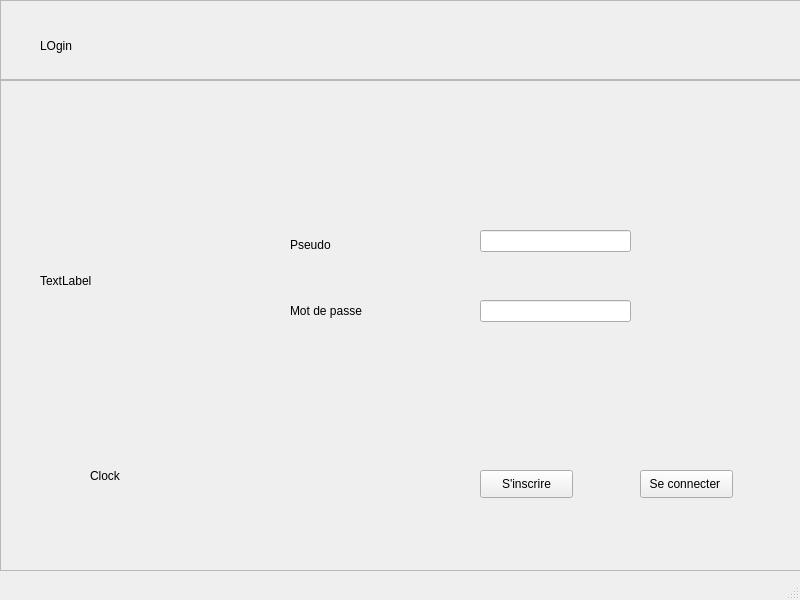
<?xml version="1.0" encoding="UTF-8"?>
<ui version="4.0">
 <class>MainWindow</class>
 <widget class="QMainWindow" name="MainWindow">
  <property name="geometry">
   <rect>
    <x>0</x>
    <y>0</y>
    <width>800</width>
    <height>600</height>
   </rect>
  </property>
  <property name="windowTitle">
   <string>MainWindow</string>
  </property>
  <widget class="QWidget" name="centralwidget">
   <widget class="QFrame" name="frame">
    <property name="geometry">
     <rect>
      <x>0</x>
      <y>0</y>
      <width>801</width>
      <height>80</height>
     </rect>
    </property>
    <property name="frameShape">
     <enum>QFrame::StyledPanel</enum>
    </property>
    <property name="frameShadow">
     <enum>QFrame::Raised</enum>
    </property>
    <widget class="QLabel" name="label">
     <property name="geometry">
      <rect>
       <x>40</x>
       <y>30</y>
       <width>151</width>
       <height>31</height>
      </rect>
     </property>
     <property name="text">
      <string>LOgin</string>
     </property>
    </widget>
   </widget>
   <widget class="QFrame" name="frame_2">
    <property name="geometry">
     <rect>
      <x>0</x>
      <y>80</y>
      <width>801</width>
      <height>491</height>
     </rect>
    </property>
    <property name="frameShape">
     <enum>QFrame::StyledPanel</enum>
    </property>
    <property name="frameShadow">
     <enum>QFrame::Raised</enum>
    </property>
    <widget class="QLabel" name="label_2">
     <property name="geometry">
      <rect>
       <x>290</x>
       <y>149</y>
       <width>111</width>
       <height>31</height>
      </rect>
     </property>
     <property name="text">
      <string>Pseudo</string>
     </property>
    </widget>
    <widget class="QLabel" name="label_3">
     <property name="geometry">
      <rect>
       <x>290</x>
       <y>215</y>
       <width>111</width>
       <height>31</height>
      </rect>
     </property>
     <property name="text">
      <string>Mot de passe </string>
     </property>
    </widget>
    <widget class="QLineEdit" name="lineEdit_Pseudo">
     <property name="geometry">
      <rect>
       <x>480</x>
       <y>150</y>
       <width>151</width>
       <height>22</height>
      </rect>
     </property>
    </widget>
    <widget class="QLineEdit" name="lineEdit_Mdp">
     <property name="geometry">
      <rect>
       <x>480</x>
       <y>220</y>
       <width>151</width>
       <height>22</height>
      </rect>
     </property>
    </widget>
    <widget class="QPushButton" name="pushButton_inscr">
     <property name="geometry">
      <rect>
       <x>480</x>
       <y>390</y>
       <width>93</width>
       <height>28</height>
      </rect>
     </property>
     <property name="text">
      <string>S'inscrire</string>
     </property>
    </widget>
    <widget class="QPushButton" name="pushButton_connex">
     <property name="geometry">
      <rect>
       <x>640</x>
       <y>390</y>
       <width>93</width>
       <height>28</height>
      </rect>
     </property>
     <property name="text">
      <string>Se connecter </string>
     </property>
    </widget>
    <widget class="QLabel" name="label_4">
     <property name="geometry">
      <rect>
       <x>40</x>
       <y>110</y>
       <width>141</width>
       <height>181</height>
      </rect>
     </property>
     <property name="text">
      <string>TextLabel</string>
     </property>
    </widget>
    <widget class="QLabel" name="label_5">
     <property name="geometry">
      <rect>
       <x>90</x>
       <y>340</y>
       <width>311</width>
       <height>111</height>
      </rect>
     </property>
     <property name="text">
      <string>Clock</string>
     </property>
    </widget>
   </widget>
  </widget>
  <widget class="QMenuBar" name="menubar">
   <property name="geometry">
    <rect>
     <x>0</x>
     <y>0</y>
     <width>800</width>
     <height>26</height>
    </rect>
   </property>
  </widget>
  <widget class="QStatusBar" name="statusbar"/>
 </widget>
 <resources/>
 <connections/>
</ui>
